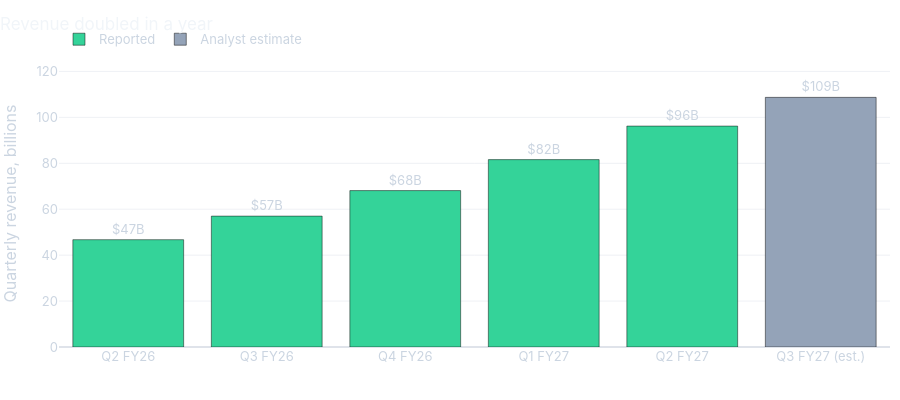

The cell this chart's notebook holds for it:
### Markdown cell above
## 6. What are you buying?

A CEO's exit changes who decides. It doesn't change last quarter's sales.

<img src="https://upload.wikimedia.org/wikipedia/commons/b/b2/Colette_Kress_%281%29.png" alt="Portrait of Colette Kress" width="220" style="width:220px;max-width:60%;border-radius:12px">

*Colette Kress, Nvidia's CFO since 2013 and now interim CEO, will present Tuesday's results. Photo: SiliconANGLE theCUBE, [CC BY 4.0](https://creativecommons.org/licenses/by/4.0/), via [Wikimedia Commons](https://commons.wikimedia.org/wiki/File:Colette_Kress_(1).png).*

### Code cell
income = pd.DataFrame(fmp("income-statement", symbol="NVDA", period="quarter", limit=5))
income["quarter"] = income["period"] + " FY" + income["fiscalYear"].astype(str).str[-2:]
income = income.iloc[::-1].set_index("quarter")[["revenue", "grossProfit", "netIncome"]] / 1e9
earnings = pd.DataFrame(fmp("earnings", symbol="NVDA", limit=5))
upcoming = earnings[earnings["revenueActual"].isna()].iloc[0]
reported = earnings.dropna(subset=["revenueActual"])
ratios = fmp("ratios-ttm", symbol="NVDA")[0]

print(f"Revenue, latest quarter vs. a year earlier: {income['revenue'].iloc[-1] / income['revenue'].iloc[0] - 1:+.0%}")
print("Revenue vs. estimates, last four reports: " + ", ".join(f"{b:+.1%}" for b in reported["revenueActual"] / reported["revenueEstimated"] - 1))
print(f"Net margin {ratios['netProfitMarginTTM']:.0%}. Price/earnings {ratios['priceToEarningsRatioTTM']:.1f}x. "
      f"Nov 17 estimate: ${upcoming['revenueEstimated'] / 1e9:.1f}B revenue, ${upcoming['epsEstimated']:.2f} EPS")

bars = income[["revenue"]].assign(kind="Reported")
bars.loc["Q3 FY27 (est.)"] = [upcoming["revenueEstimated"] / 1e9, "Analyst estimate"]
rev_fig = px.bar(bars.reset_index(), x="quarter", y="revenue", color="kind", text="revenue",
                 color_discrete_map={"Reported": COLORS["NVDA"], "Analyst estimate": COLORS["SPY"]},
                 title="Revenue doubled in a year", labels={"quarter": "", "revenue": "Quarterly revenue, billions", "kind": ""})
rev_fig.update_traces(texttemplate="$%{text:.0f}B", textposition="outside", hovertemplate="%{x}: $%{y:.1f} billion<extra></extra>")
rev_fig.update_layout(yaxis_range=[0, 125], height=400, legend=dict(orientation="h", y=1.02, x=0, yanchor="bottom"))
rev_fig.show()

### Figure 1 — Plotly figure (JSON) as saved in the notebook; plotly's stock layout.template omitted (floating-point values rounded to 4 significant figures)
{"data": [{"hovertemplate": "%{x}: $%{y:.1f} billion<extra></extra>", "legendgroup": "Reported", "marker": {"color": "#34d399", "pattern": {"shape": ""}}, "name": "Reported", "orientation": "v", "showlegend": true, "text": [46.74, 57.01, 68.13, 81.61, 96.22], "textposition": "outside", "texttemplate": "$%{text:.0f}B", "type": "bar", "x": ["Q2 FY26", "Q3 FY26", "Q4 FY26", "Q1 FY27", "Q2 FY27"], "xaxis": "x", "y": [46.74, 57.01, 68.13, 81.61, 96.22], "yaxis": "y"}, {"hovertemplate": "%{x}: $%{y:.1f} billion<extra></extra>", "legendgroup": "Analyst estimate", "marker": {"color": "#94a3b8", "pattern": {"shape": ""}}, "name": "Analyst estimate", "orientation": "v", "showlegend": true, "text": [108.7], "textposition": "outside", "texttemplate": "$%{text:.0f}B", "type": "bar", "x": ["Q3 FY27 (est.)"], "xaxis": "x", "y": [108.7], "yaxis": "y"}], "layout": {"barmode": "relative", "height": 400, "legend": {"orientation": "h", "title": {"text": ""}, "tracegroupgap": 0, "x": 0, "y": 1.02, "yanchor": "bottom"}, "title": {"text": "Revenue doubled in a year"}, "xaxis": {"anchor": "y", "domain": [0.0, 1.0], "title": {"text": ""}}, "yaxis": {"anchor": "x", "domain": [0.0, 1.0], "range": [0, 125], "title": {"text": "Quarterly revenue, billions"}}}}
